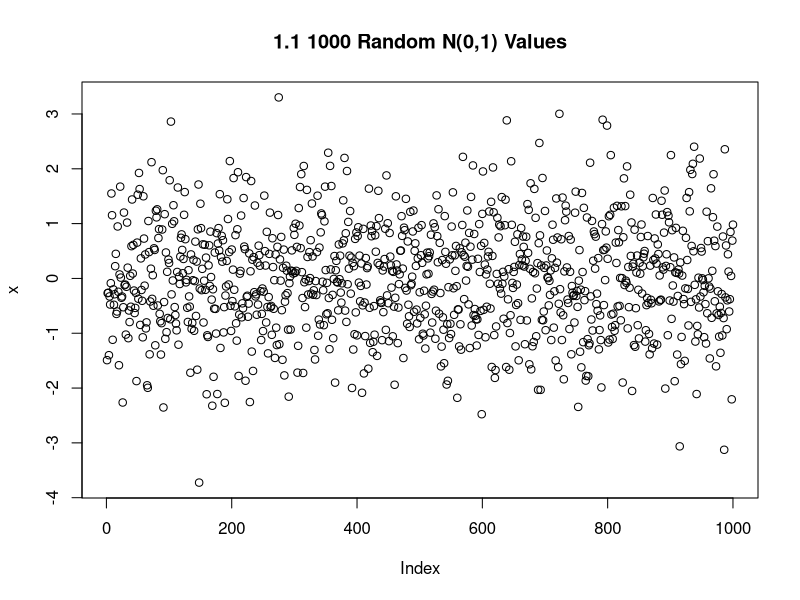
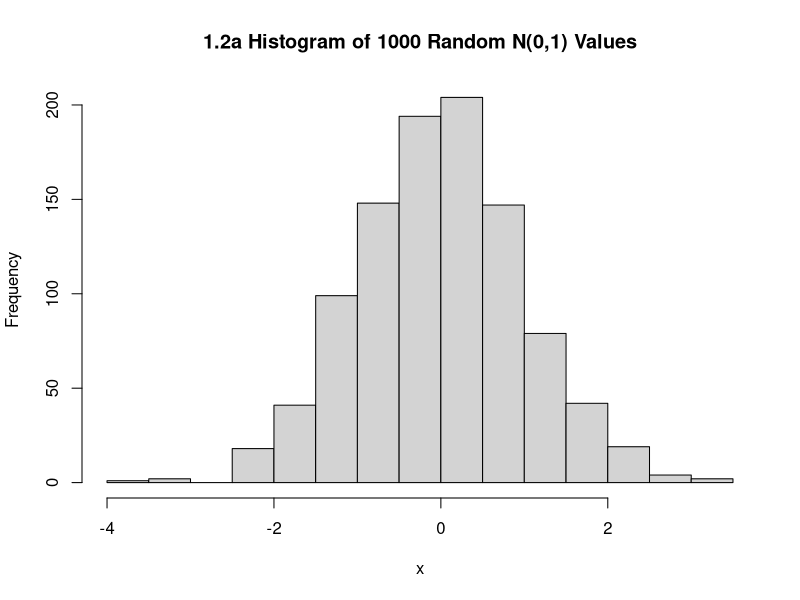
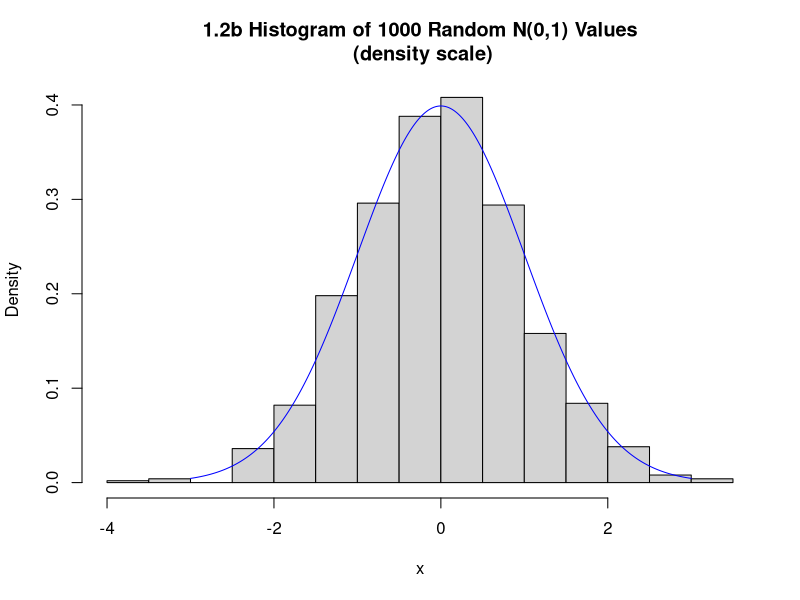
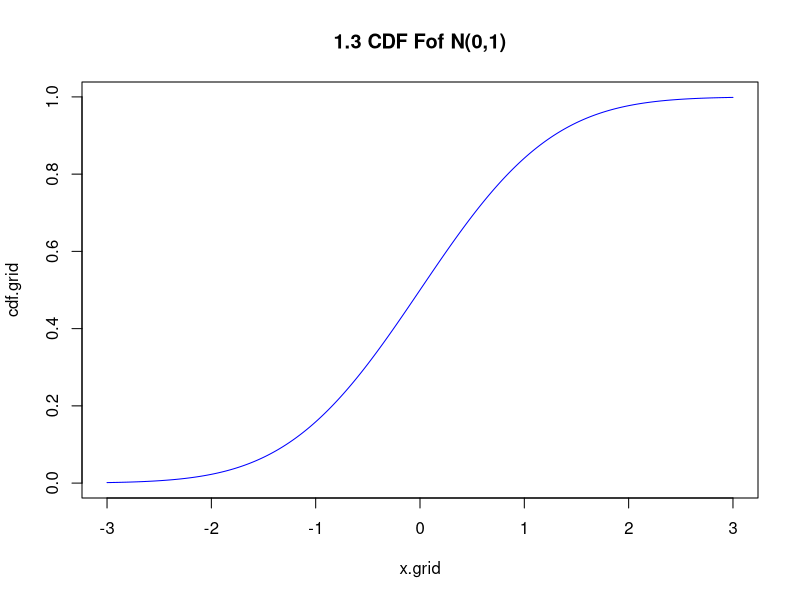
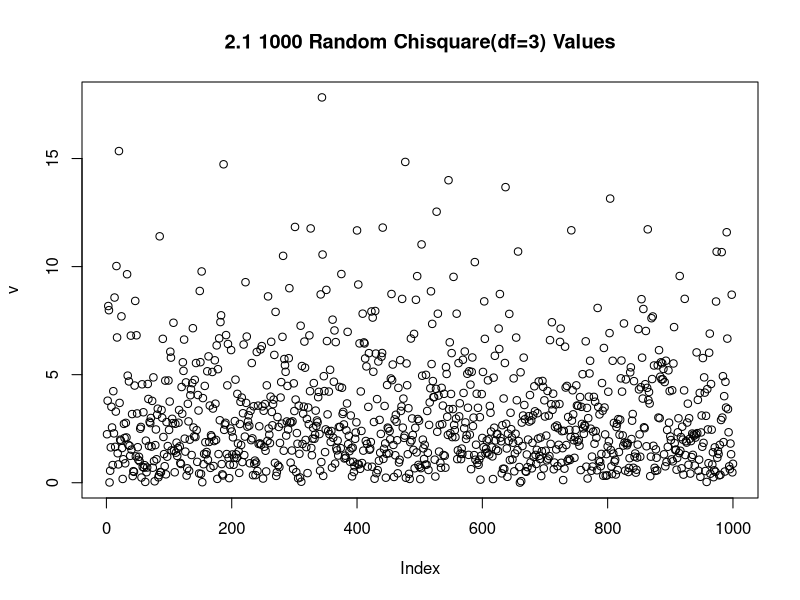
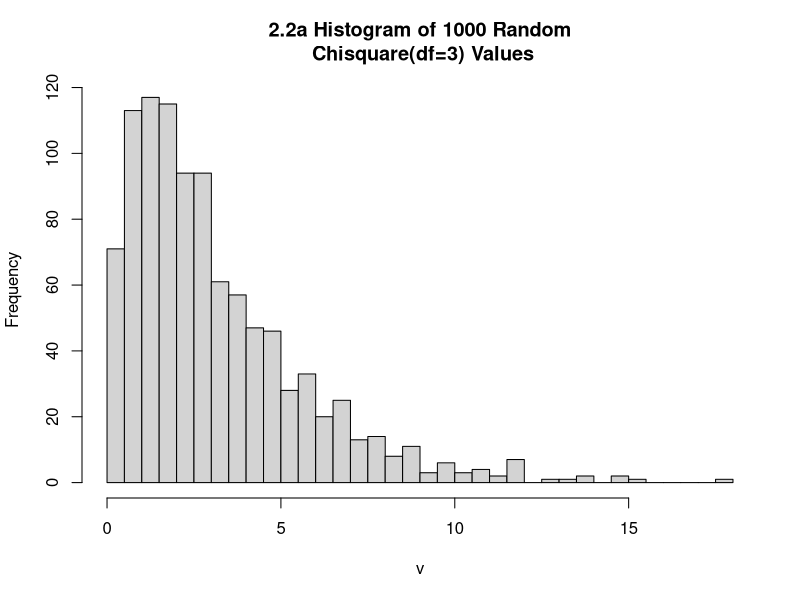
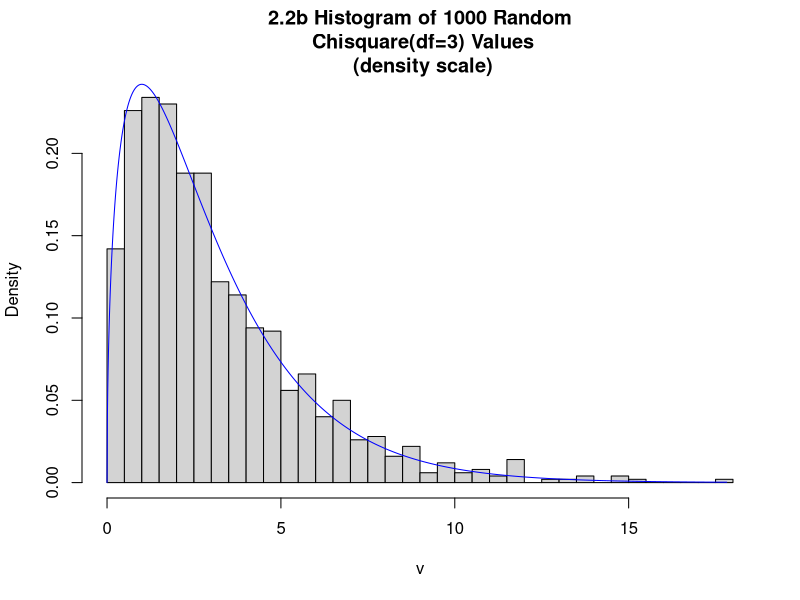
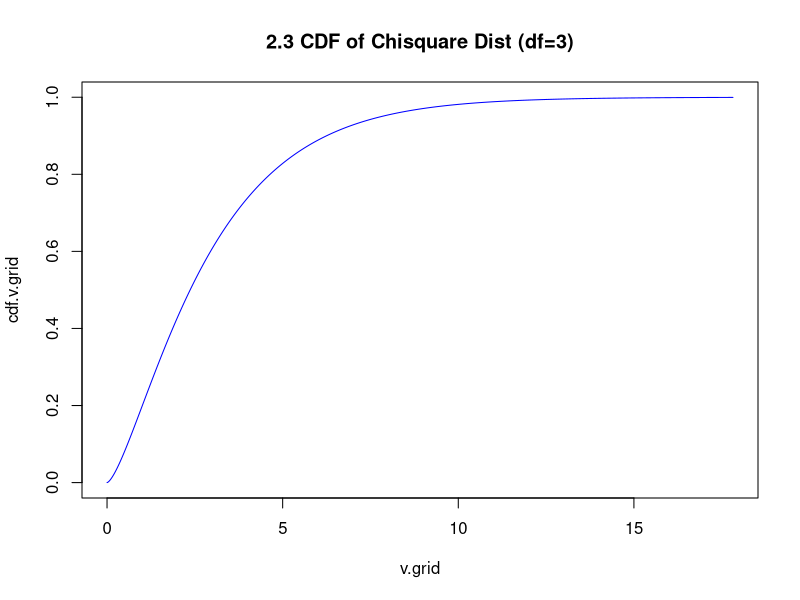

These charts were generated, in order, by the following R code:
# Rproject1_script1.r
#
# Distributions derived from the normal distribution
# See Chapter 6 of Rice for distribution theory

# 1. R functions for Normal distribution ----

# random number generator of normal distribuion
help(rnorm)

# Family of functions
#   dnorm()   density function
#   pnorm()   cumulative distribution function
#   qnorm()   quantile function
#   rnorm()   random  number generator

#   Syntax of functions -- from help(rnorm) output
# dnorm(x, mean = 0, sd = 1, log = FALSE)
# pnorm(q, mean = 0, sd = 1, lower.tail = TRUE, log.p = FALSE)
# qnorm(p, mean = 0, sd = 1, lower.tail = TRUE, log.p = FALSE)
# rnorm(n, mean = 0, sd = 1)

#   1.1 rnorm() ----
#         random normals
#       Generate vector x of 1000 iid N(0,1)  random values 
x=rnorm(1000)

# NOTE: Top right panel of Rstudio, Environment tab lists  x

#   Plot the series of values in x
plot(x, main="1.1 1000 Random N(0,1) Values")


#   Plot a histogram of the values in x
hist(x, main="1.2a Histogram of 1000 Random N(0,1) Values")
#
# help(hist) #command to display help file on r function hist()
#   Replot histogram using probability density scale
hist(x,probability="TRUE", main="1.2b Histogram of 1000 Random N(0,1) Values\n (density scale)")

#   1.2 dnorm() #----
#       density function of Normal distribution

#   Create vector of x values
x.grid=seq(-3,3,.01)

#   Compute vector of corresponding density values
density.grid=dnorm(x.grid,mean=0, sd=1)

#   use R function lines() to add to current plot
lines(x.grid,density.grid,col='blue')

#   1.3 pnorm()  -----
#     cdf (cumulative distribution function) of Normal distribution

cdf.grid=pnorm(x.grid,mean=0,sd=1)

plot(x.grid,cdf.grid,type="l",col="blue",
     main="1.3 CDF Fof N(0,1)")

#   1.4 qnorm() ----
#     compute quantiles (percentiles)

qnorm(.95)
qnorm(.995)
qnorm(.9995)

qnorm(.05)
qnorm(.005)
qnorm(.0005)


# 2.  R functions for Chi-square distribution ----

# random number generator of chisquare  distribuion
# See:  help(rchisq)
#   Syntax of functions -- from help(qchisq) output
# dchisq(x, df, ncp = 0, log = FALSE)
# pchisq(q, df, ncp = 0, lower.tail = TRUE, log.p = FALSE)
# qchisq(p, df, ncp = 0, lower.tail = TRUE, log.p = FALSE)
# rchisq(n, df, ncp = 0)

#   2.1 rchisq() ----
#         random chisquare 
#       Generate vector v of 1000 chisquare (df=3) random values 
v=rchisq(1000,df=3)

# NOTE: Top right panel of Rstudio, Environment tab lists  v

#   Plot the series of values in v
plot(v, main="2.1 1000 Random Chisquare(df=3) Values")

#   Plot a histogram of the values in v
hist(v, main="2.2a Histogram of 1000 Random\n Chisquare(df=3) Values", nclass=50)

#
#   Replot histogram using probability density scale
#   Plot a histogram of the values in v
hist(v,probability="TRUE", nclass=50,
     main="2.2b Histogram of 1000 Random\n Chisquare(df=3) Values\n (density scale)")

#   2.2 dchisq() #----
#       density function of chisquared  distribution

#   Create vector of x values
v.grid=seq(0, max(v),.01)

#   Compute vector of corresponding density values
density.v.grid=dchisq(v.grid,df=3)

#   use R function lines() to add to current plot
lines(v.grid,density.v.grid,col='blue')

#   2.3 pchisq()  -----
#     cdf (cumulative distribution function) of chisquared distribution

cdf.v.grid=pchisq(v.grid,df=3)

plot(v.grid,cdf.v.grid,type="l",col="blue",
     main="2.3 CDF of Chisquare Dist (df=3)")

#   2.4 qchisq() ----
#     compute quantiles (percentiles)

qchisq(.95,df=3)
qchisq(.995,df=3)
qchisq(.9995,df=3)

qchisq(.05,df=3)
qchisq(.005 ,df=3)
qchisq(.0005,df=3)
#   


# 3.  Simulate Chisquare r.v.s from normal r.v.s ----

#   3.1 A chisquare(df=3) r.v. is sum of 3 squared N(0,1) r.v.s

v.sim=(rnorm(1000))^2 + (rnorm(1000))^2 + (rnorm(1000))^2

plot(v.sim, main="3.1 1000 Random Chisquare(df=3) Values \n (Derived from N(0,1) r.v.s)")
hist(v.sim,nclass=50, main="3.2 Histogram of 1000 Random Chisquare(df=3) Values\n (Derived from N(0,1) r.v.s)")


#
#   Replot histogram using probability density scale
hist(v.sim,probability="TRUE", nclass=50,
     main="3.2 Histogram of 1000 Random Chisquare(df=3) Values\n (Derived from N(0,1) r.v.s)\n (density scale)")
   
#   use R function lines() to add to current plot
lines(v.grid,density.v.grid,col='blue')


# 4.  Simulate t distribution from Normal r.v.s----
#       (t with 3 degrees of freedom)

#   4.1  Apply theorem of t dist ----
#               = N(0,1)/sqrt(chisq/df))

t.sim = x / sqrt(v.sim/3)

#   Plot the series of values in t.sim
plot(t.sim, main="4.1 1000 Random t (df=3) Values")


#   Plot a histogram of the values in v
hist(t.sim, main="4.2a Histogram of 1000 Random t(df=3) Values",nclass=50)
#
#   Replot histogram using probability density scale
hist(t.sim,probability="TRUE", nclass=50,
     main="4.2b Histogram of 1000 Random t(df=3) Values\n (density scale)")

## R functions relating to t distribution
# See help(rt)
#
# dt(x, df, ncp, log = FALSE)
# pt(q, df, ncp, lower.tail = TRUE, log.p = FALSE)
# qt(p, df, ncp, lower.tail = TRUE, log.p = FALSE)
# rt(n, df, ncp)
#   Note: ncp is non-centrality parameter
#           corresponds to mean of normal distribution in numberator of t
#   
#   4.2 dt() #----
#       density function of t distribution

#   Create vector of x values
t.grid=seq(min(t.sim),max(t.sim),.01)

#   Compute vector of corresponding density values
density.t.grid=dt(t.grid,df=3)

#   use R function lines() to add to current plot
lines(t.grid,density.t.grid,col='blue')

#   4.3 pt()  -----
#     cdf (cumulative distribution function) of t dist with df degrees of freedom

cdf.t.grid=pt(t.grid,df=3)

plot(t.grid,cdf.t.grid,type="l",col="blue",
     main="4.3 CDF Fof Chisquare Dist (df=3)")

#   4.4 qt() ----
#     compute quantiles (percentiles)

qt(.95,df=3)
qt(.995,df=3)
qt(.9995,df=3)

qt(.05,df=3)
qt(.005 ,df=3)
qt(.0005,df=3)
#   

